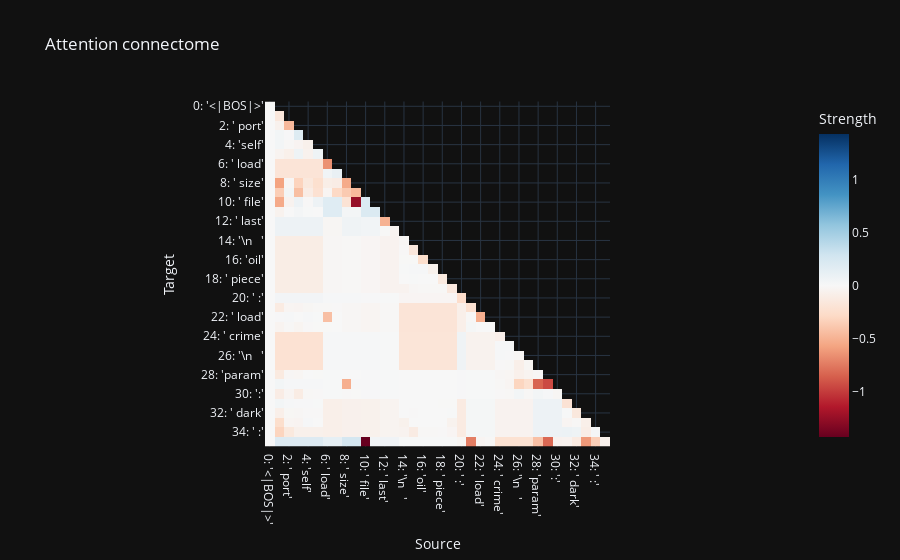

Here is the notebook cell this chart was saved with:
### Code cell
graph_threshold = 0.6
core.plot_attn_connectome(model, prompt, c).show()
# graph = core.plot_graphviz_connectome(model, prompt, c, graph_threshold, depth=2).pipe('svg').decode('utf-8')
graph = core.plot_graphviz_connectome(model, prompt, c, graph_threshold, depth=2).pipe('png')
import IPython
IPython.display.Image(graph)
# SVG(graph)

### Figure 1 — Plotly figure (JSON) as saved in the notebook; plotly's stock layout.template omitted (floating-point values rounded to 4 significant figures; data arrays with more than 128 entries replaced by an {"elided": "..."} marker saying what was removed)
{"data": [{"coloraxis": "coloraxis", "name": "0", "x": ["0: '<|BOS|>'", "1: 'def'", "2: ' port'", "3: '('", "4: 'self'", "5: ','", "6: ' load'", "7: ','", "8: ' size'", "9: ','", "10: ' file'", "11: ','", "12: ' last'", "13: '):'", "14: '\\n   '", "15: ' \"\"\"'", "16: 'oil'", "17: ' column'", "18: ' piece'", "19: '\\n\\n   '", "20: ' :'", "21: 'param'", "22: ' load'", "23: ':'", "24: ' crime'", "25: ' population'", "26: '\\n   '", "27: ' :'", "28: 'param'", "29: ' size'", "30: ':'", "31: ' unit'", "32: ' dark'", "33: '\\n   '", "34: ' :'", "35: 'param'"], "y": ["0: '<|BOS|>'", "1: 'def'", "2: ' port'", "3: '('", "4: 'self'", "5: ','", "6: ' load'", "7: ','", "8: ' size'", "9: ','", "10: ' file'", "11: ','", "12: ' last'", "13: '):'", "14: '\\n   '", "15: ' \"\"\"'", "16: 'oil'", "17: ' column'", "18: ' piece'", "19: '\\n\\n   '", "20: ' :'", "21: 'param'", "22: ' load'", "23: ':'", "24: ' crime'", "25: ' population'", "26: '\\n   '", "27: ' :'", "28: 'param'", "29: ' size'", "30: ':'", "31: ' unit'", "32: ' dark'", "33: '\\n   '", "34: ' :'", "35: 'param'"], "z": {"elided": "36x36 float values"}, "type": "heatmap", "xaxis": "x", "yaxis": "y", "hovertemplate": "Source: %{x}<br>Target: %{y}<br>Strength: %{z}<extra></extra>"}], "layout": {"xaxis": {"anchor": "y", "domain": [0.0, 1.0], "scaleanchor": "y", "constrain": "domain", "title": {"text": "Source"}}, "yaxis": {"anchor": "x", "domain": [0.0, 1.0], "autorange": "reversed", "constrain": "domain", "title": {"text": "Target"}}, "coloraxis": {"colorbar": {"title": {"text": "Strength"}}, "colorscale": [[0.0, "rgb(103,0,31)"], [0.1, "rgb(178,24,43)"], [0.2, "rgb(214,96,77)"], [0.3, "rgb(244,165,130)"], [0.4, "rgb(253,219,199)"], [0.5, "rgb(247,247,247)"], [0.6, "rgb(209,229,240)"], [0.7, "rgb(146,197,222)"], [0.8, "rgb(67,147,195)"], [0.9, "rgb(33,102,172)"], [1.0, "rgb(5,48,97)"]], "cmid": 0}, "title": {"text": "Attention connectome"}}}
